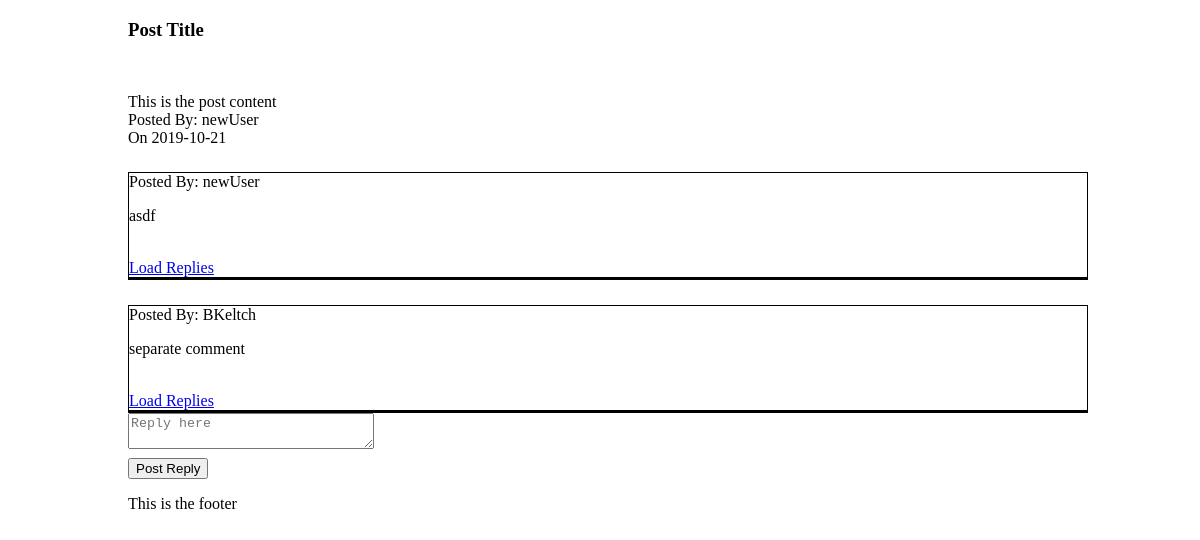
Page /forum_thread.php?id=2 on the committed database.
### tables this page shows
CREATE TABLE IF NOT EXISTS `threads` (
  `thread_id` int(11) NOT NULL AUTO_INCREMENT,
  `subject` varchar(255) NOT NULL,
  `description` varchar(255) DEFAULT NULL,
  `created` date NOT NULL,
  `posted_by` varchar(255) NOT NULL,
  PRIMARY KEY (`thread_id`)
);

CREATE TABLE IF NOT EXISTS `forum_posts` (
  `reply_id` int(11) NOT NULL AUTO_INCREMENT,
  `reply_content` text NOT NULL,
  `reply_user` varchar(255) NOT NULL,
  `parent_id` int(11) DEFAULT NULL,
  `thread_id` int(11) NOT NULL,
  `created` date NOT NULL,
  PRIMARY KEY (`reply_id`)
);

### forum_thread.php (the view, shortened to what this page needs)
<?php
include("header.php");
include("db_connect.php");
?>
<?php
$thread_id = $_GET["id"];
$sql = "SELECT * FROM threads WHERE thread_id = " . $thread_id;
$result = $conn->query($sql);
while($row = $result->fetch_assoc()){
    echo "<div class='thread_content'>";
    echo "<h3>" . $row["subject"] . "</h3><br>";
    echo "<p class='thread_description'>" . $row["description"] . "<br>";
    echo "Posted By: " . $row["posted_by"] . "<br>On " . $row["created"];
}
$sql = "SELECT * FROM forum_posts WHERE thread_id = " . $thread_id . " AND parent_id IS NULL";
$result = $conn->query($sql);
while ($row = $result->fetch_assoc()) {
    echo "<div class='forum_post'>";
    echo "Posted By: " . $row["reply_user"] . "<br><p>" . $row["reply_content"] . "</p><br>";
    echo "<a href='#' onclick='loadReplies(\"" . $row["reply_id"] . "\")'>Load Replies</a>";
    echo "<div class='forum_reply' id='child_reply_parent" . $row["reply_id"] . "'></div>";
    echo "</div>";
}
?>
<?php
echo "<div id='forum_form'>
<form action='post_reply.php' method='POST'>
    <textarea placeholder='Reply here' name='reply_content'></textarea><br>
    <input type='submit' name='submit' value='Post Reply'/>
    <input class='hidden_id' name='parent_id' type='text' value='' />
    <input class='hidden_id' name='thread_id' type='number' value='" . $_GET["id"] . "' />
</form>
</div>";
?>
<?php
include("footer.php");
?>

### css/style.css (style rules this page uses)
html { width:80%; margin:auto; }
body { width:100%; background-color: #fff }
.forum_post { border: 1px solid black; margin-top: 25px; }
textarea { width: 25%; height: 20%; margin-bottom: 5px; }
.forum_reply { border: 1px solid black; margin: auto; text-align: right; }

### rows in the picture
threads: subject "Post Title", description "This is the post content", posted_by "newUser", created "2019-10-21"
forum_posts: reply_user "newUser", reply_content "asdf"
forum_posts: reply_user "BKeltch", reply_content "separate comment"
